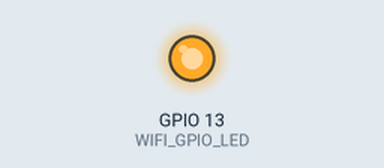
Simulated run of this sketch. Board: ESP8266 (NodeMCU). On the bench: output pins drawn as LEDs (lit = HIGH). WiFi joins after 1.5 s; servers stay silent unless stated.

Above: at 1.1 s.
At 2.1 s:
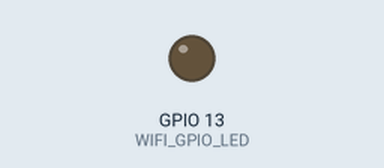
Timing chart, 0 to 3.6 s (numbered marks = the images above):
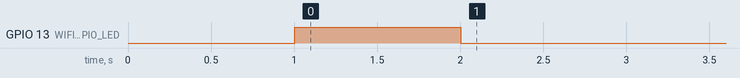

The sketch:

libTest.ino
```cpp
// ------------------------------

#include "config.h"

// ------------------------------

#include <Base.h>

// ------------------------------

Base base;

// ------------------------------

/*
   Setup after the device started.
   Initialize input and output pins as well as WiFi.
*/
void setup(void){
  // Initialize
  base.begin();

  // ------------------------------

  if (base.initiallyConnectedWiFi == true) {

    // ------------------------------

    DEBUG_PRINTLN("Connected to WiFi - Start up everything else...");

    // ------------------------------

  }

  // ------------------------------

}

// ------------------------------

void loop(void){
  if (base.initiallyConnectedWiFi == true) {
    //
  }
}

// ------------------------------
```

config.h
```cpp
#ifndef __CONFIG_H__
#define __CONFIG_H__

// ------------------------------

/* ------------------------------
 * General configuration
 * ------------------------------ */

#ifndef DEBUG
#define DEBUG               0
#endif


/* ------------------------------
 * WiFi connection configuration
 * ------------------------------ */
#ifndef WIFI_SSID
#define WIFI_SSID           "myssid"
#endif
#ifndef WIFI_PASS
#define WIFI_PASS           "mypassword"
#endif

// Pin for blinking LED while WiFi setup
#ifndef WIFI_GPIO_LED
#define WIFI_GPIO_LED       13
#endif


#endif
```

Base.cpp
```cpp
#include "Base.h"

// ------------------------------

Base::Base()
{
    //
}

/**
 * This is the initialisation function for the Base class.
 */
bool Base::begin()
{
    // ------------------------------

    // Initialize serial and wait for port to open:
    Serial.begin(115200);

    // ------------------------------

    // Start with a new line
    DEBUG_PRINTLN("");
    DEBUG_PRINTLN("");

    // ------------------------------

    // Prepare GPIO
    if (WIFI_GPIO_LED >= 0) {
      pinMode(WIFI_GPIO_LED, OUTPUT);
      digitalWrite(WIFI_GPIO_LED, LOW);
    }

    // ------------------------------

    // check for the presence of the shield:
    if (WiFi.status() == WL_NO_SHIELD) {
        DEBUG_PRINTLN("WiFi shield not present");
        // Force WDT to restart - don't continue
        return false;
    }

    // ------------------------------

    // Try to connect to Wifi network:
    DEBUG_PRINT("WiFi connecting to '" + String(WIFI_SSID) + "'");
    WiFi.mode(WIFI_STA);
    WiFi.begin(WIFI_SSID, WIFI_PASS);

    int wifiCounter = WIFI_MAX_TRIES;
    bool blinkState = LOW;

    while (WiFi.status() != WL_CONNECTED && wifiCounter > 0) {
      if (WIFI_GPIO_LED >= 0) {
        // let GPIO_LED blink during connection setup
        digitalWrite(WIFI_GPIO_LED, blinkState);
        blinkState = !blinkState;
      }
      delay(WIFI_DELAY_TRY);
      wifiCounter--;
      DEBUG_PRINT(".");
    }
    if (WIFI_GPIO_LED >= 0) {
      digitalWrite(WIFI_GPIO_LED, LOW);
    }
    DEBUG_PRINTLN("");

    /*
    * If connection is lost once established
    * See: https://arduino-esp8266.readthedocs.io/en/2.4.0/esp8266wifi/readme.html#quick-start
    * Note: if connection is established, and then lost for some reason, ESP will automatically
    * reconnect to last used access point once it is again back on-line. This will be done
    * automatically by Wi-Fi library, without any user intervention.
    */

    if (WiFi.status() == WL_CONNECTED) {
      initiallyConnectedWiFi = true;
      printWifiStatus();
    } else {
      initiallyConnectedWiFi = false;
      DEBUG_PRINTLN("WiFi could not be started. Deactivating all WiFi related stuff...");

      // Just restart if no connection could be made
      // Force WDT to restart - don't continue
      //while(true);
    }

    // ------------------------------

	// TODO: only return true if everything setup up correctly
	return true;
}

// ------------------------------

// Print out some info about the WiFi connection
void Base::printWifiStatus() {
  // Print the SSID of the network you're attached to:
  DEBUG_PRINT("SSID: ");
  DEBUG_PRINTLN(WiFi.SSID());

  // Print your WiFi shield's IP address:
  DEBUG_PRINT("IP Address: ");
  DEBUG_PRINTLN(WiFi.localIP());

  // Print your WiFi shield's MAC address:
  DEBUG_PRINT("MAC Address: ");
  DEBUG_PRINTLN(WiFi.macAddress());

  // Print the received signal strength:
  DEBUG_PRINT("Signal strength (RSSI):");
  DEBUG_PRINT(WiFi.RSSI());
  DEBUG_PRINTLN(" dBm");
}
```

Base.h
```cpp
#ifndef __BASE_H__
#define __BASE_H__

// ------------------------------

#ifndef DEBUG
#define DEBUG             0
#endif

// ------------------------------

#include "Debug.h"
#include <Arduino.h>

// ------------------------------

#include <ESP8266WiFi.h>
#include <WiFiClient.h>

// ------------------------------

#ifndef WIFI_SSID
#define WIFI_SSID       ""
#warning Please specify the missing define 'WIFI_SSID'
#else
#warning Define 'WIFI_SSID' is here!
#endif
#ifndef WIFI_PASS
#define WIFI_PASS       ""
#warning Please specify the missing define 'WIFI_PASS'
#else
#warning Define 'WIFI_PASS' is here!
#endif

// Maximum number of tries during WiFi connection setup
#ifndef WIFI_MAX_TRIES
#define WIFI_MAX_TRIES  30
#endif

// Delay in ms between checks during WiFi connection setup
#ifndef WIFI_DELAY_TRY
#define WIFI_DELAY_TRY  1000
#endif

// Pin for blinking LED while WiFi setup
#ifndef WIFI_GPIO_LED
#define WIFI_GPIO_LED   (-1)
#endif

// ------------------------------

class Base {

	public:
		explicit Base();
		~Base() = default;

        void printWifiStatus();

		bool initiallyConnectedWiFi = false;

		// Initialize
		bool begin();
};

// ------------------------------

#endif
```

Debug.h
```cpp
#ifndef __BASE_DEBUG_H__
#define __BASE_DEBUG_H__

// ------------------------------

#if DEBUG == 1
#define DEBUG_PRINT(x)  Serial.print (x)
#define DEBUG_PRINTLN(x)  Serial.println (x)
#define DEBUG_PRINTF(x, y)  Serial.printf (x, y)
#else
#define DEBUG_PRINT(x)
#define DEBUG_PRINTLN(x)
#define DEBUG_PRINTF(x, y)
#endif

#endif
```
